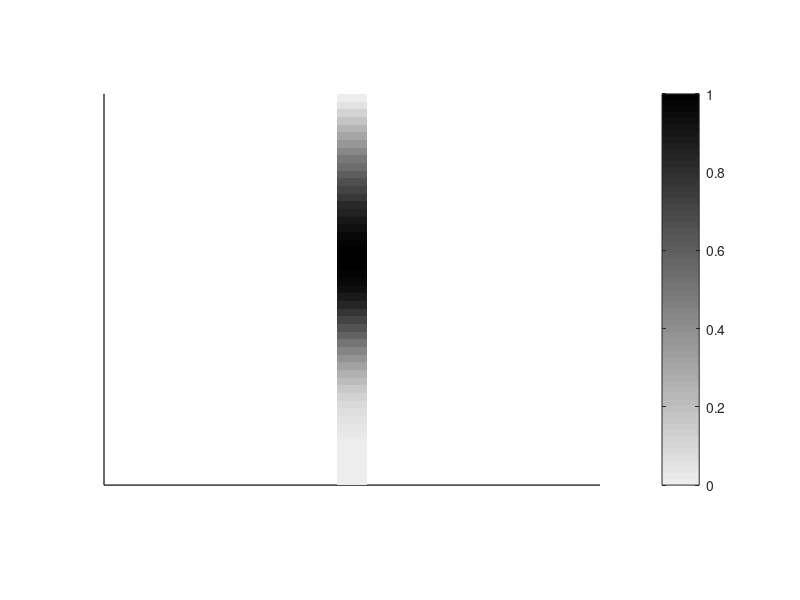

Source code (MATLAB):
clearvars;  % clean up workspace


% plot part
% to better demonstrate the color gradient tendency, 
% m_max is set to be 2, cuz p(2) appximates 0

% parameter settings
m_min = 0;
m_max = 2;
n = 50; 
interval = m_max / n; 
m = [m_min:interval:m_max]';

% plot initialization
figure(2);
clf;
set(gca,'LineWidth',1,'FontSize',14);

axis equal;
set(gca,'XTick',[]); % turn off horizontal axis
set(gca,'YTick',[]); % turn off vertical axis

% ? borrowed from 'eda/ch03/eda03_06.m'

colormap(flipud(gray)*0.93);
hold on;

% ? color setting, with help of https://www.mathworks.com/help/matlab/ref/colormap.html


p = 2* 2.*m/(sqrt(2*pi)) .* exp(- m.^4 /2) ;
range = max(p)-min(p);
imagesc( [0,3], [n , 0], (p-min(p))/range);
colorbar;
hold on;


% Calculate part

clearvars;
p = @(m) 2*2.*m/(sqrt(2*pi)) .* exp(- m.^4 /2) ;
    
% mean = E(x) = \int x * p(x) dx

p_m = @(m) 2*2.*m.^2/(sqrt(2*pi)) .* exp(- m.^4 /2);
meanval = integral( p_m,0,Inf);

% variance = E(x^2) - E(x)^2
%          = \int x^2 * p(x) dx - mean ^2

p_m2 =@(m) 2*2.*m.^3/(sqrt(2*pi)) .* exp(- m.^4 /2);
variance = integral(p_m2,0,Inf) - meanval^2;

% median M: \int_0^M p(x) dx - 1/2 * \int_0^Inf p(x) dx = 0

intp = @(m) 2*integral(p,0,m) - integral(p,0,Inf);
medianval = fzero(intp, [0,10]);

% mode is the d of p(d) = p_max

m_min = 0;
m_max = 2;
n = 5000; 
interval = m_max / n; 
m = [m_min:interval:m_max]';

[val,index] =  max(p(m));
modeval = m(index);

sprintf("mean = %.3f, median = %.3f, variance = %.3f, mode = %.3f",meanval,medianval, variance, modeval)
